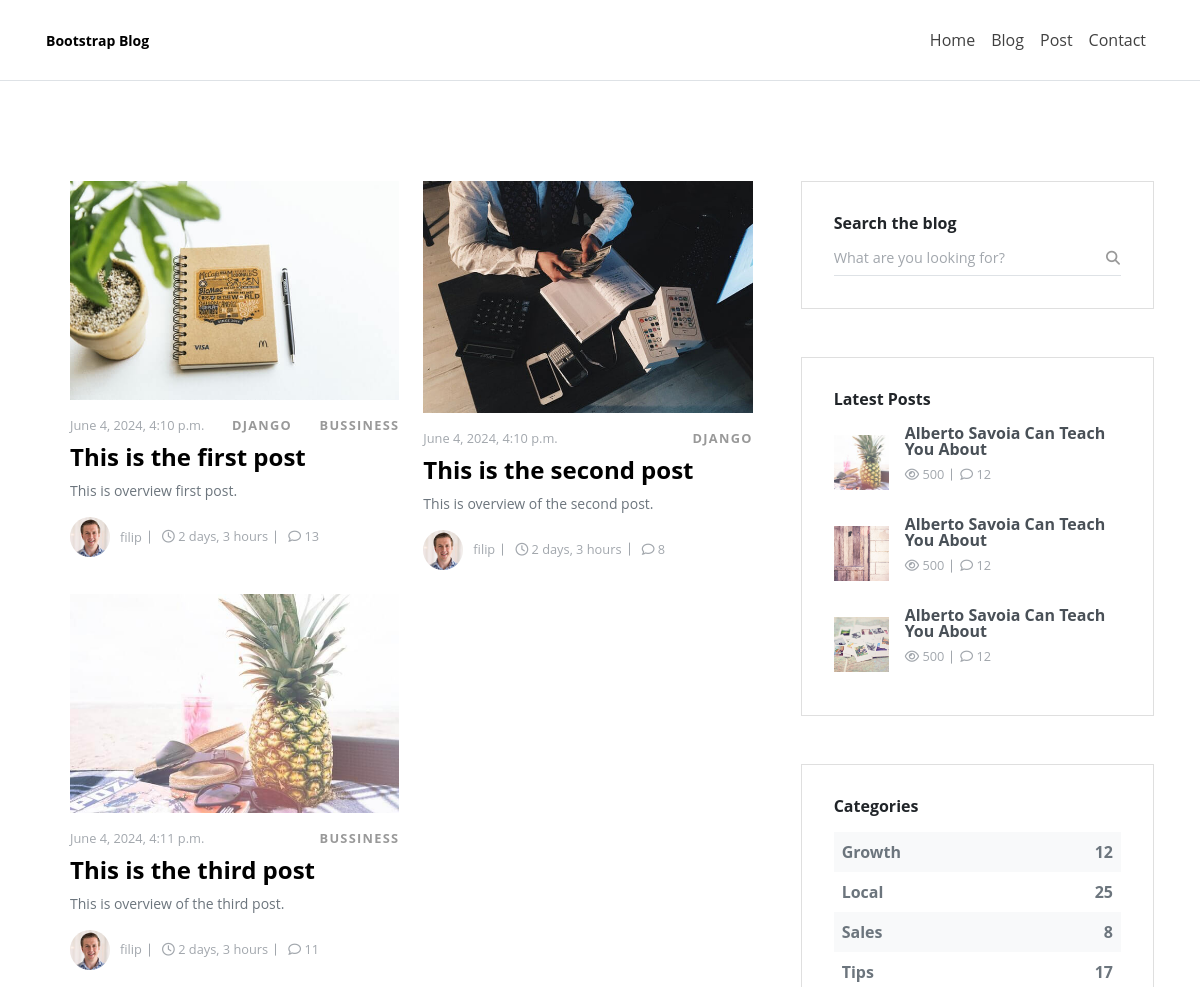
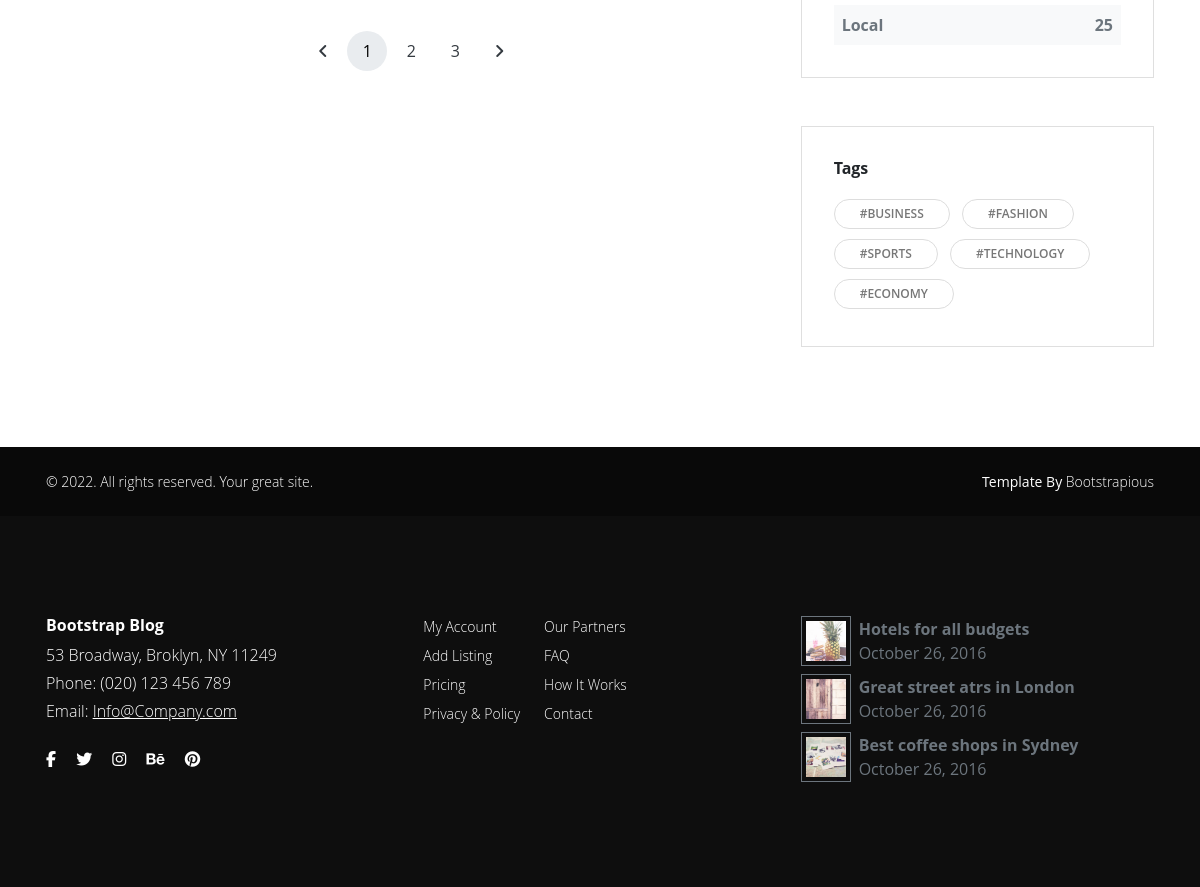
Screenshot of /blog/ with the database file from the repository (2 pictures, top to bottom).
### posts/models.py (models this page shows, shortened)
class Post(models.Model):
    title = models.CharField(max_length=100)
    overview = models.TextField()
    timestamp = models.DateTimeField(auto_now_add=True)
    comment_count = models.IntegerField(default = 0)
    author = models.ForeignKey(Author, on_delete = models.CASCADE)
    thumbnail = models.ImageField()
    categories = models.ManyToManyField(Category)
    featured = models.BooleanField()

class Category(models.Model):
    title = models.CharField(max_length=20)
    def __str__(self):  return self.title

class Author(models.Model):
    user = models.OneToOneField(User, on_delete=models.CASCADE)
    profile_picture = models.ImageField()

### posts/views.py (the view)
# urls.py: path('blog/', blog),
def blog(request):
    post_list = Post.objects.all()
    context = {
        'post_list': post_list,
    }
    return render(request, 'blog.html', context)

### templates/blog.html
{% extends 'base.html' %}
{% load static %}
{% block content %}
    <section>
      <div class="container">
        <div class="row gy-5">
          <main class="col-lg-8">
            <div class="container">
              <div class="row gy-4 mb-5">
                {% for post in post_list %}
                <div class="col-xl-6"><a class="mb-3" href = "{% static 'post.html' %}"><img class="img-fluid" src = "{{ post.thumbnail.url }}" alt="..."/></a>
                  <div class="d-flex align-items-center justify-content-between mb-2"><small class="text-gray-500">{{ post.timestamp }}</small>
                    {% for cat in post.categories.all %}
                    <a class="small fw-bold text-uppercase small" href = "#"> {{ cat }} </a>
                    {% endfor %}
                  </div>
                  <h3 class="h4"><a class="text-dark" href = "{% static 'post.html' %}"> {{ post.title }} </a></h3>
                  <p class="text-muted text-sm"> {{ post.overview }} </p>
                  <ul class="list-inline list-separated text-gray-500 mb-0">
                    <li class="list-inline-item"><a class="d-flex align-items-center flex-wrap text-reset" href = "#">
                        <div class="avatar flex-shrink-0"><img class="img-fluid" src = "{{ post.author.profile_picture.url }}" alt="..."/></div><small> {{ post.author.user.username }} </small></a></li>
                    <li class="list-inline-item small"><i class="far fa-clock"></i> {{ post.timestamp|timesince }} </li>
                    <li class="list-inline-item small"><i class="far fa-comment"></i> {{ post.comment_count }} </li>
                  </ul>
                </div>
                {% endfor %}
              </div>
              <nav aria-label="Page navigation example">
                <ul class="pagination justify-content-center">
                  <li class="page-item"><a class="page-link" href = "{% static '!#' %}"><i class="fas fa-angle-left"></i></a></li>
                  <li class="page-item active"><a class="page-link" href = "{% static '!#' %}">1</a></li>
                  <li class="page-item"><a class="page-link" href = "{% static '!#' %}">2</a></li>
                  <li class="page-item"><a class="page-link" href = "{% static '!#' %}">3</a></li>
                  <li class="page-item"><a class="page-link" href = "{% static '!#' %}"><i class="fas fa-angle-right"></i></a></li>
                </ul>
              </nav>
            </div>
          </main>
          <aside class="col-lg-4">
            <div class="card mb-5">
              <div class="card-body">
                <h3 class="h6">Search the blog</h3>
                <form action="#">
                  <div class="input-group border-bottom">
                    <input class="form-control border-0 shadow-0 ps-0" type="search" placeholder="What are you looking for?">
                    <button class="btn btn-link btn-sm shadow-0 px-0" type="submit"><i class="fas fa-search"></i></button>
                  </div>
                </form>
              </div>
            </div>
            <div class="card mb-5">
              <div class="card-body">
                <h3 class="h6 mb-3">Latest Posts</h3><a class="text-reset mb-3" href = "{% static '!#' %}">
                  <div class="d-flex align-items-center"><img class="img-fluid flex-shrink-0" src = "{% static 'img/small-thumbnail-1.jpg' %}" alt="..." width="55">
                    <div class="ms-3">
                      <p class="mb-2 fw-bold text-gray-700 lh-1">Alberto Savoia Can Teach You About</p>
                      <ul class="list-inline list-separated text-gray-500 d-flex align-items-center">
                        <li class="list-inline-item small"><i class="far fa-eye"></i> 500</li>
                        <li class="list-inline-item small"><i class="far fa-comment"></i> 12</li>
                      </ul>
                    </div>
                  </div></a><a class="text-reset mb-3" href = "{% static '!#' %}">
                  <div class="d-flex align-items-center"><img class="img-fluid flex-shrink-0" src = "{% static 'img/small-thumbnail-2.jpg' %}" alt="..." width="55">
                    <div class="ms-3">
                      <p class="mb-2 fw-bold text-gray-700 lh-1">Alberto Savoia Can Teach You About</p>
                      <ul class="list-inline list-separated text-gray-500 d-flex align-items-center">
                        <li class="list-inline-item small"><i class="far fa-eye"></i> 500</li>
                        <li class="list-inline-item small"><i class="far fa-comment"></i> 12</li>
                      </ul>
                    </div>
                  </div></a><a class="text-reset" href = "{% static '!#' %}">
                  <div class="d-flex align-items-center"><img class="img-fluid flex-shrink-0" src = "{% static 'img/small-thumbnail-3.jpg' %}" alt="..." width="55">
                    <div class="ms-3">
                      <p class="mb-2 fw-bold text-gray-700 lh-1">Alberto Savoia Can Teach You About</p>
                      <ul class="list-inline list-separated text-gray-500 d-flex align-items-center">
                        <li class="list-inline-item small"><i class="far fa-eye"></i> 500</li>
                        <li class="list-inline-item small"><i class="far fa-comment"></i> 12</li>
                      </ul>
                    </div>
                  </div></a>
              </div>
            </div>
            <div class="card mb-5">
              <div class="card-body">
                <h3 class="h6 mb-3">Categories</h3>
                <div class="p-2 d-flex justify-content-between fw-bold text-gray-600 bg-light"><a class="text-reset" href = "{% static '!#' %}">Growth</a><span>12</span></div>
                <div class="p-2 d-flex justify-content-between fw-bold text-gray-600 1"><a class="text-reset" href = "{% static '!#' %}">Local</a><span>25</span></div>
                <div class="p-2 d-flex justify-content-between fw-bold text-gray-600 bg-light"><a class="text-reset" href = "{% static '!#' %}">Sales</a><span>8</span></div>
                <div class="p-2 d-flex justify-content-between fw-bold text-gray-600 1"><a class="text-reset" href = "{% static '!#' %}">Tips</a><span>17</span></div>
                <div class="p-2 d-flex justify-content-between fw-bold text-gray-600 bg-light"><a class="text-reset" href = "{% static '!#' %}">Local</a><span>25</span></div>
              </div>
            </div>
            <div class="card">
              <div class="card-body">
                <h3 class="h6 mb-3">Tags</h3>
                <ul class="list-inline mb-0">
                  <li class="list-inline-item"><a class="tag" href = "{% static '!#' %}">#Business </a></li>
                  <li class="list-inline-item"><a class="tag" href = "{% static '!#' %}">#Fashion </a></li>
                  <li class="list-inline-item"><a class="tag" href = "{% static '!#' %}">#Sports </a></li>
                  <li class="list-inline-item"><a class="tag" href = "{% static '!#' %}">#Technology </a></li>
                  <li class="list-inline-item"><a class="tag" href = "{% static '!#' %}">#Economy </a></li>
                </ul>
              </div>
            </div>
          </aside>
        </div>
      </div>
    </section>
    <div class="copyrights text-white py-4" style="background: #090909">
      <div class="container">
        <div class="row text-center gy-2">
          <div class="col-md-6 text-md-start">
            <p class="mb-0 fw-light text-sm">&copy; 2022. All rights reserved. Your great site.</p>
          </div>
          <div class="col-md-6 text-md-end">
            <p class="mb-0 text-sm">Template By <a class="text-reset fw-light" href = "{% static 'https://bootstrapious.com/p/bootstrap-blog' %}">Bootstrapious</a>
            </p>
          </div>
        </div>
      </div>
    </div>
{% endblock content %}

### templates/base.html
<!DOCTYPE html>
<html>
{% include "head.html" %}
<body>
    {% include "header.html" %}
    {% block content %}
    {% endblock content %}
    {% include "footer.html" %}
    {% include "scripts.html" %}
</body>
</html>

### templates/head.html (shortened to what this page needs)
{% load static %}
<head>
    <link rel="stylesheet" href = "{% static 'vendor/glightbox/css/glightbox.css' %}">
    <link rel="stylesheet" href = "{% static 'css/style.default.css' %}" id="theme-stylesheet">
    <link rel="stylesheet" href = "{% static 'vendor/glightbox/glightbox.css' %}">
    <link rel="stylesheet" href = "{% static 'css/custom.css' %}">
  </head>

### templates/header.html (shortened to what this page needs)
{% load static %}
<nav class="navbar navbar-expand-lg navbar-light bg-white border-bottom py-3">
    <div class="container py-1"><a class="navbar-brand text-sm fw-bold text-dark" href = "index.html">Bootstrap Blog</a>
      <div class="collapse navbar-collapse" id="navbarSupportedContent">
        <ul class="navbar-nav ms-auto mb-2 mb-lg-0 align-items-lg-center">
          <li class="nav-item"><a class="nav-link " href = "/">Home</a>
          </li>
          <li class="nav-item"><a class="nav-link " href = "/blog">Blog</a>
          </li>
          <li class="nav-item"><a class="nav-link " href = "/post">Post</a>
          </li>
          <li class="nav-item"><a class="nav-link " href = "#">Contact</a>
          </li>
        </ul>
      </div>
    </div>
  </nav>

### templates/footer.html
{% load static %}
    <footer class="footer text-white" style="background: #0e0e0e">
        <div class="container">
          <div class="row">
            <div class="col-md-4">
              <h6 class="text-white">Bootstrap Blog</h6>
              <p class="fw-light mb-1">53 Broadway, Broklyn, NY 11249</p>
              <p class="fw-light mb-1">Phone: (020) 123 456 789</p>
              <p class="fw-light mb-4">Email: <a class="text-decoration-underline text-reset" href = "{% static 'mailto:info@company.com' %}">Info@Company.com</a></p>
              <ul class="list-unstyled">
                <li class="list-inline-item"><a class="text-reset me-2" href = "{% static '!#' %}"><i class="fab fa-facebook-f"></i></a></li>
                <li class="list-inline-item"><a class="text-reset me-2" href = "{% static '!#' %}"><i class="fab fa-twitter"></i></a></li>
                <li class="list-inline-item"><a class="text-reset me-2" href = "{% static '!#' %}"><i class="fab fa-instagram"></i></a></li>
                <li class="list-inline-item"><a class="text-reset me-2" href = "{% static '!#' %}"><i class="fab fa-behance"></i></a></li>
                <li class="list-inline-item"><a class="text-reset me-2" href = "{% static '!#' %}"><i class="fab fa-pinterest"></i></a></li>
              </ul>
            </div>
            <div class="col-md-4">
              <div class="d-flex">
                <ul class="list-unstyled text-sm me-4">
                  <li class="mb-2"><a class="text-reset fw-light" href = "{% static '!#' %}">My Account</a></li>
                  <li class="mb-2"><a class="text-reset fw-light" href = "{% static '!#' %}">Add Listing</a></li>
                  <li class="mb-2"><a class="text-reset fw-light" href = "{% static '!#' %}">Pricing</a></li>
                  <li class="mb-2"><a class="text-reset fw-light" href = "{% static '!#' %}">Privacy &amp; Policy</a></li>
                </ul>
                <ul class="list-unstyled text-sm">
                  <li class="mb-2"><a class="text-reset fw-light" href = "{% static '!#' %}">Our Partners</a></li>
                  <li class="mb-2"><a class="text-reset fw-light" href = "{% static '!#' %}">FAQ</a></li>
                  <li class="mb-2"><a class="text-reset fw-light" href = "{% static '!#' %}">How It Works</a></li>
                  <li class="mb-2"><a class="text-reset fw-light" href = "{% static '!#' %}">Contact</a></li>
                </ul>
              </div>
            </div>
            <div class="col-md-4"><a class="d-block mb-2" href = "{% static 'post.html' %}">
                <div class="d-flex align-items-center"><img class="img-fluid p-1 border border-gray-600 flex-shrink-0" src = "{% static 'img/small-thumbnail-1.jpg' %}" alt="..." width="50">
                  <div class="ms-2 text-muted">
                    <p class="fw-bold mb-0">Hotels for all budgets</p><span>October 26, 2016</span>
                  </div>
                </div></a><a class="d-block mb-2" href = "{% static 'post.html' %}">
                <div class="d-flex align-items-center"><img class="img-fluid p-1 border border-gray-600 flex-shrink-0" src = "{% static 'img/small-thumbnail-2.jpg' %}" alt="..." width="50">
                  <div class="ms-2 text-muted">
                    <p class="fw-bold mb-0">Great street atrs in London</p><span>October 26, 2016</span>
                  </div>
                </div></a><a class="d-block" href = "{% static 'post.html' %}">
                <div class="d-flex align-items-center"><img class="img-fluid p-1 border border-gray-600 flex-shrink-0" src = "{% static 'img/small-thumbnail-3.jpg' %}" alt="..." width="50">
                  <div class="ms-2 text-muted">
                    <p class="fw-bold mb-0">Best coffee shops in Sydney</p><span>October 26, 2016</span>
                  </div>
                </div></a>
            </div>
          </div>
        </div>
      </footer>

### templates/scripts.html (shortened to what this page needs)
{% load static %}
<link rel="stylesheet" href = "{% static 'https://use.fontawesome.com/releases/v5.7.1/css/all.css' %}">

### rows the page displays
Post: thumbnail (picture), timestamp "June 4, 2024, 4:10 p.m.", title "This is the first post", overview "This is overview first post.", author.profile_picture (picture), author.user.username "filip", timestamp "2 days, 3 hours", comment_count "13"
Category: title "DJANGO"
Category: title "BUSSINESS"
Post: thumbnail (picture), timestamp "June 4, 2024, 4:10 p.m.", title "This is the second post", overview "This is overview of the second post.", author.profile_picture (picture), author.user.username "filip", timestamp "2 days, 3 hours", comment_count "8"
Post: thumbnail (picture), timestamp "June 4, 2024, 4:11 p.m.", title "This is the third post", overview "This is overview of the third post.", author.profile_picture (picture), author.user.username "filip", timestamp "2 days, 3 hours", comment_count "11"
